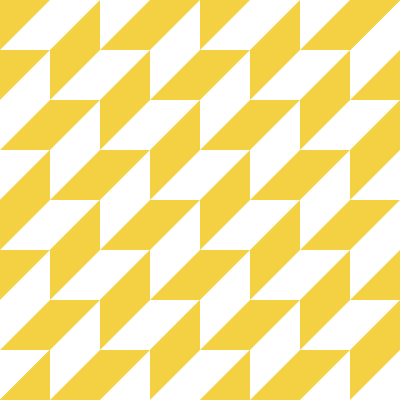
Frame 1 (no input)
Frame 60 (no input): identical to frame 1, image omitted
Frame 120 (the mouse pressed at the canvas centre since frame 60): identical to frame 1, image omitted

The p5.js sketch that drew this single still picture (run headless with seeded random() and noise() and a simulated clock; from frame 60 on, the mouse is pressed at the canvas centre):

// p5.js sketch
// ── sketch.js
var c=0;
var d=0;
var e=50;
var f=50;

function setup() {
  createCanvas(400,400);
}

function draw() {
  //fondo blanco
  background(256);
  //cuadros amarillos
  fill(244, 209, 66)
  noStroke()
  for(var it=0; it<=350; it=it+50){
    //Triangulos en diagonal desde esquina inf. izquierda 
    triangle(c,400,50,400,50,350)
    triangle(c+it,350+it,e+it,350+it,50+it,300+it);
    triangle(c+it,250+it,c+it,300+it,e+it,250+it);
    triangle(c+it,200+it,c+it,250+it,e+it,200+it);
    triangle(c+it,200+it,e+it,200+it,e+it,150+it);
    triangle(c+it,200+it,e+it,200+it,e+it,150+it);
    triangle(c+it,150+it,e+it,150+it,e+it,100+it);
    triangle(c+it,100+it,c+it,50+it,e+it,d+50+it);
    triangle(c+it,d+it,c+it,d+it+50,c+it+50,d+it);
    triangle(50+it,f+it,100+it,f+it,100+it,d+it);
    triangle(100+it,f+it,150+it,f+it,150+it,d+it);
    triangle(150+it,f+it,150+it,d+it,200+it,d+it);
    triangle(200+it,f+it,200+it,d+it,250+it,d+it);
    triangle(250+it,f+it,300+it,f+it,300+it,d+it);
    triangle(300+it,f+it,350+it,f+it,350+it,d+it);
    triangle(350,f,350,d,400,d);
  }
}
